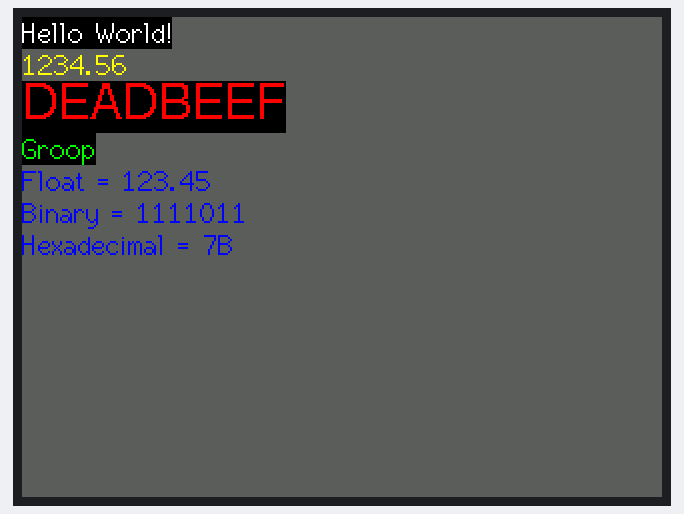
Simulated run of this sketch. Board: ESP32. On the bench: 320×240 colour display.

Above: at 0.3 s.

The sketch:

TFT_Print_Test.ino
```cpp
/*
 Test the tft.print() viz embedded tft.write() function

 This sketch used font 2, 4, 7

 Make sure all the display driver and pin connections are correct by
 editing the User_Setup.h file in the TFT_eSPI library folder.

 Note that yield() or delay(0) must be called in long duration for/while
 loops to stop the ESP8266 watchdog triggering.

 #########################################################################
 ###### DON'T FORGET TO UPDATE THE User_Setup.h FILE IN THE LIBRARY ######
 #########################################################################
 */


#include <TFT_eSPI.h> // Graphics and font library for ST7735 driver chip
#include <SPI.h>

TFT_eSPI tft = TFT_eSPI();  // Invoke library, pins defined in User_Setup.h

#define TFT_GREY 0x5AEB // New colour

void setup(void) {
  tft.init();
  tft.setRotation(1);
}

void loop() {

  // Fill screen with grey so we can see the effect of printing with and without
  // a background colour defined
  tft.fillScreen(TFT_GREY);

  // Set "cursor" at top left corner of display (0,0) and select font 2
  // (cursor will move to next line automatically during printing with 'tft.println'
  //  or stay on the line is there is room for the text with tft.print)
  tft.setCursor(0, 0, 2);
  // Set the font colour to be white with a black background, set text size multiplier to 1
  tft.setTextColor(TFT_WHITE,TFT_BLACK);  tft.setTextSize(1);
  // We can now plot text on screen using the "print" class
  tft.println("Hello World!");

  // Set the font colour to be yellow with no background, set to font 7
  tft.setTextColor(TFT_YELLOW); tft.setTextFont(2);
  tft.println(1234.56);

  // Set the font colour to be red with black background, set to font 4
  tft.setTextColor(TFT_RED,TFT_BLACK);    tft.setTextFont(4);
  tft.println((long)3735928559, HEX); // Should print DEADBEEF

  // Set the font colour to be green with black background, set to font 2
  tft.setTextColor(TFT_GREEN,TFT_BLACK);
  tft.setTextFont(2);
  tft.println("Groop");

  // Test some print formatting functions
  float fnumber = 123.45;
   // Set the font colour to be blue with no background, set to font 2
  tft.setTextColor(TFT_BLUE);    tft.setTextFont(2);
  tft.print("Float = "); tft.println(fnumber);           // Print floating point number
  tft.print("Binary = "); tft.println((int)fnumber, BIN); // Print as integer value in binary
  tft.print("Hexadecimal = "); tft.println((int)fnumber, HEX); // Print as integer number in Hexadecimal

  while(1) yield(); // We must yield() to stop a watchdog timeout.
}
```
